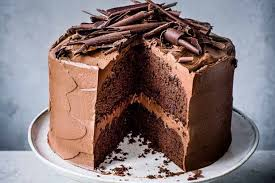
#> input picture Image/Corner.jpeg, 275 x 183 px, given in place of GaussianNoise.png, which was not available
$ jupyter execute NoiseSharpenBrightnessandContrast.ipynb   (shell and % lines are left out)   (text cells are left out)
#> lines starting #> are read from the running program, lines starting #| are printed output that depends on the picture; pictures that were not available may be replaced by others from this repository, and a replacement may not be noted
[cell 1]
import cv2 as cv
import numpy as np
from matplotlib import pyplot as plt
from ShowImg import showImg,show1img

#Load image
img = cv.imread('GaussianNoise.png')
#> img is the input picture: shape (183, 275, 3); mean B, G, R 117.8, 117.3, 133.8

# Normal blur (a.k.a Normalize Box, Average blur): replace center element by the average value of all pixels in kernel
blur = cv.blur(img,(5,5))
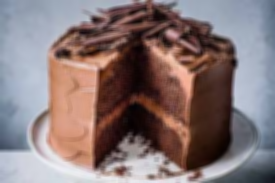
#> blur: shape (183, 275, 3); mean B, G, R 117.8, 117.3, 133.8
titles=['Original','Normalized Box']
images=[img,blur]
showImg(2,images,titles)
#> (this line was passed over: ShowImg is not available in this run)
# images=[img,blur]
# show1img('Original',img,'gray',3)
# show1img('Normalized Box',blur,'gray',3)

[cell 2]
blur2 = cv.GaussianBlur(img,(5,5),0)
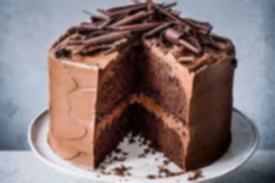
#> blur2: shape (183, 275, 3); mean B, G, R 117.8, 117.3, 133.8
titles=['Original','Gaussian Blur']
images=[img,blur2]
showImg(2,images,titles)
#> (this line was passed over: ShowImg is not available in this run)

[cell 3]
median = cv.medianBlur(img,5)
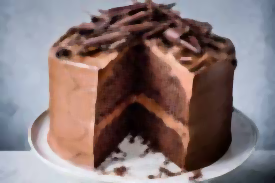
#> median: shape (183, 275, 3); mean B, G, R 117.8, 117.4, 134.1
titles=['Original','Median Blur']
images=[img,median]
showImg(2,images,titles)
#> (this line was passed over: ShowImg is not available in this run)

[cell 4]
blur3 = cv.bilateralFilter(img,5,75,75)
titles=['Original','Bilateral Filtering']
images=[img,blur3]
showImg(2,images,titles)
#> (this line was passed over: ShowImg is not available in this run)

[cell 5]
#Show result
titles = ['Original','Normalized Box','Gaussian Blur','Median','Bilateral filtering']
images = [img, blur, blur2, median,blur3]

plt.figure(figsize=(10,10))
#Show all images (Original, GauBlur, Blur, MedBlur, Bilateral filtering)
showImg(5,images,titles)
#> (this line was passed over: ShowImg is not available in this run)

[cell 6]
import cv2 as cv
import numpy as np
import matplotlib.pyplot as plt
import ShowImg

#Load image
img = cv.imread("GaussianNoise.png")

#Convert to grayscale
gray = cv.cvtColor(img,cv.COLOR_BGR2GRAY)
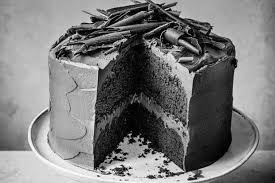
#> gray: shape (183, 275); min 0, max 255, mean 122.3

#Image
ShowImg.show1img('Grayscale',gray,'gray',3)
#> (this line was passed over: ShowImg is not available in this run)

[cell 7]
#Bilateral Filtering
blur2 =cv.bilateralFilter(img,9,75,75)
ShowImg.show1img('Blilateral filtering',blur2,'gray',3)
#> (this line was passed over: ShowImg is not available in this run)

$ run again, on Image/Sodoku.jpeg
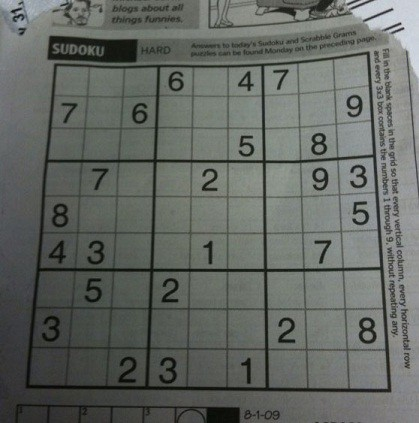
#> input picture Image/Sodoku.jpeg, 419 x 423 px, given in place of GaussianNoise.png, which was not available
#> img is the input picture: shape (423, 419, 3); mean B, G, R 98.9, 103.6, 99.4
#> `blur = cv.blur(img,(5,5))`:
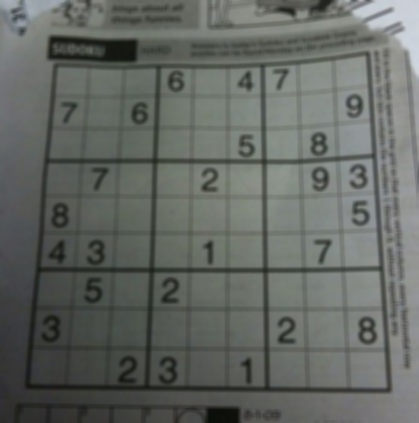
#> blur: shape (423, 419, 3); mean B, G, R 98.9, 103.6, 99.4
